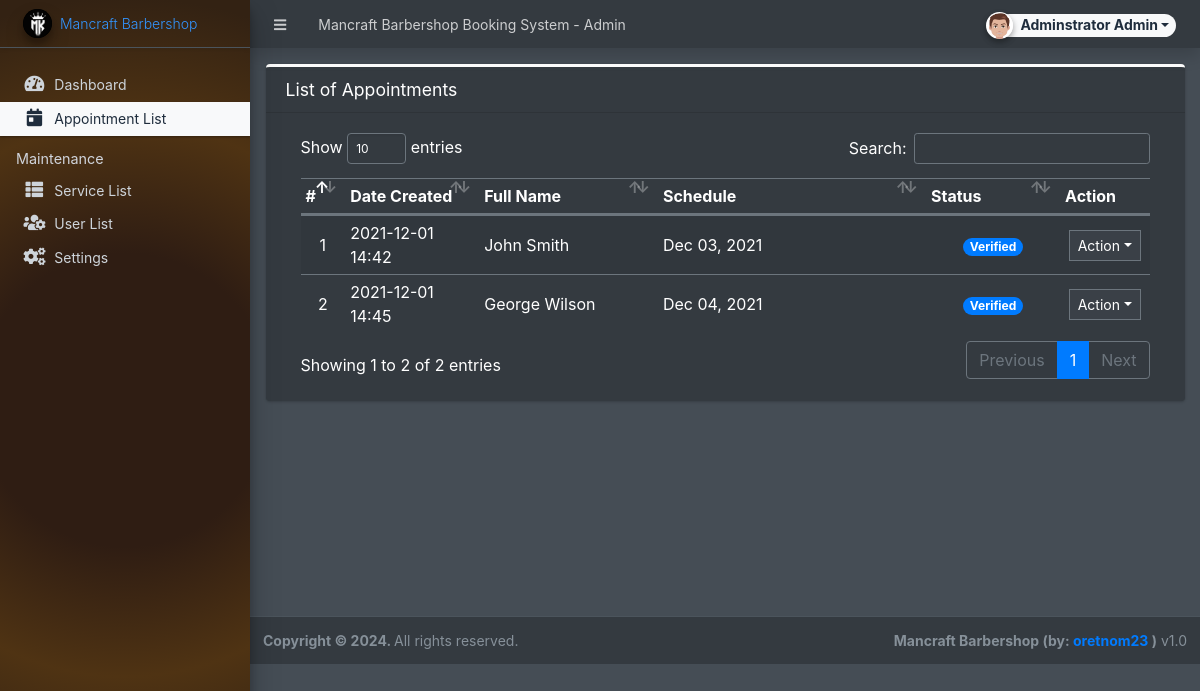
/admin/?page=appointments (signed in), run on the app's committed database.
### tables this page shows
CREATE TABLE `appointment_list` (
  `id` int(30) NOT NULL,
  `fullname` text NOT NULL,
  `contact` text NOT NULL,
  `email` text NOT NULL,
  `schedule` date NOT NULL,
  `status` tinyint(1) NOT NULL DEFAULT 0,
  `total` float NOT NULL DEFAULT 0,
  `date_created` datetime NOT NULL DEFAULT current_timestamp(),
  `date_updated` datetime DEFAULT NULL
);

### admin/appointments/index.php (the view, shortened to what this page needs)
<div class="card card-outline card-primary">
	<div class="card-header">
		<h3 class="card-title">List of Appointments</h3>
	</div>
	<div class="card-body">
		<div class="container-fluid">
        <div class="container-fluid">
			<table class="table table-hover table-striped">
				<colgroup>
					<col width="5%">
					<col width="15%">
					<col width="20%">
					<col width="30%">
					<col width="15%">
					<col width="10%">
				</colgroup>
				<thead>
					<tr>
						<th>#</th>
						<th>Date Created</th>
						<th>Full Name</th>
						<th>Schedule</th>
						<th>Status</th>
						<th>Action</th>
					</tr>
				</thead>
				<tbody>
					<?php
						$i = 1;
						$qry = $conn->query("SELECT * from `appointment_list` order by `status` asc,unix_timestamp(`date_created`)");
						while($row = $qry->fetch_assoc()):
					?>
						<tr>
							<td class="text-center"><?php echo $i++; ?></td>
							<td class=""><?php echo date("Y-m-d H:i",strtotime($row['date_created'])) ?></td>
							<td><?php echo ucwords($row['fullname']) ?></td>
							<td><?php echo date("M d, Y",strtotime($row['schedule'])) ?></td>
							<td class="text-center">
                                <?php
                                    switch($row['status']){
                                        case '1':
                                            echo "<span class='badge badge-primary badge-pill'>Verified</span>";
                                            break;
                                    }
                                ?>
                            </td>
							<td align="center">
								 <button type="button" class="btn btn-flat btn-default btn-sm dropdown-toggle dropdown-icon" data-toggle="dropdown">
				                  		Action
				                  </button>
							</td>
						</tr>
					<?php endwhile; ?>
				</tbody>
			</table>
		</div>
		</div>
	</div>
</div>

### data on the page
appointment_list: date_created "2021-12-01 14:42", fullname "John Smith", schedule "Dec 03, 2021", status "Verified"
appointment_list: date_created "2021-12-01 14:45", fullname "George Wilson", schedule "Dec 04, 2021", status "Verified"

### other printed values
$_settings->info('name') "Mancraft Barbershop Booking System"
$_settings->userdata('firstname').' '.$_settings->userdata('lastname') "Adminstrator Admin"
$_settings->info('short_name') "Mancraft Barbershop"
